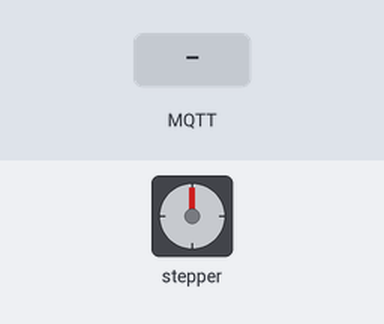
Bench run of a sketch on a simulated ESP8266 (NodeMCU). Shown: stepper motor. The inputs (shaded band) are chosen by the test bench. WiFi joins after 1.5 s; servers stay silent unless stated; no MQTT or app messages arrive unless stated; not simulated (calls return 0 or success): arduino_secrets.h; stepper angles assume 2048 steps per turn; what the sketch prints to the serial monitor is not drawn.

Above: at 7.7 s.
7.8 s: MQTT message "5" arrives on the first subscribed topic
At 10.6 s:
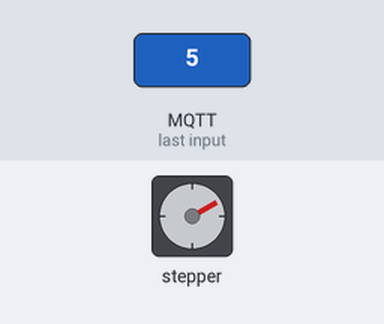
10.8 s: MQTT message "90" arrives on the first subscribed topic
At 13.6 s:
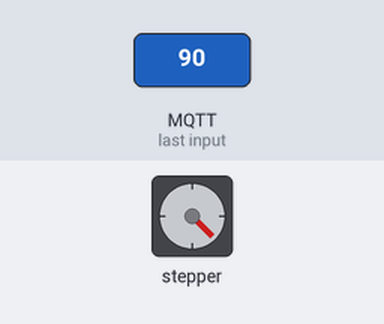
13.8 s: MQTT message "on" arrives on the first subscribed topic
At 14.76 s:
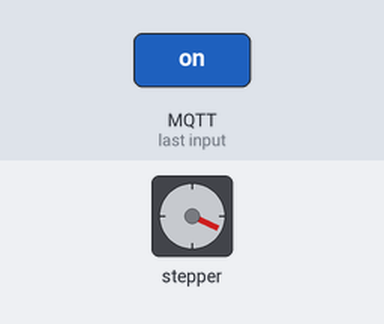
Timing chart, 0 to 18.9 s (numbered marks = the images above; inputs shaded):
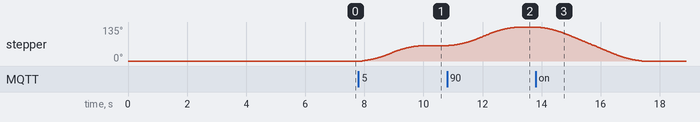

The sketch:

uv_meter.ino
```cpp
#include <SimpleTimer.h>    //https://github.com/marcelloromani/Arduino-SimpleTimer/tree/master/SimpleTimer
#include <ESP8266WiFi.h>    //if you get an error here you need to install the ESP8266 board manager
#include <ESP8266mDNS.h>    //if you get an error here you need to install the ESP8266 board manager
#include <PubSubClient.h>   //https://github.com/knolleary/pubsubclient
#include <ArduinoOTA.h>     //https://github.com/esp8266/Arduino/tree/master/libraries/ArduinoOTA
#include <AccelStepper.h>

/*****************  START USER CONFIG SECTION *********************************/
/*****************  START USER CONFIG SECTION *********************************/
/*****************  START USER CONFIG SECTION *********************************/
/*****************  START USER CONFIG SECTION *********************************/

#include "arduino_secrets.h"

#define USER_MQTT_PORT            1883
#define USER_MQTT_CLIENT_NAME     "UVMeter"         // Used to define MQTT topics, MQTT Client ID, and ArduinoOTA
#define MQTT_SUB_TOPIC            "weather/uv_index"

#define ROTATION_STEPS            771               //Defines the number of steps needed to move to max position
#define MAX_UV_INDEX              11

#define STEPPER_PIN_A1           D5
#define STEPPER_PIN_A2           D6
#define STEPPER_PIN_B1           D7
#define STEPPER_PIN_B2           D8
#define STEPPER_TYPE             4

/*****************  END USER CONFIG SECTION *********************************/
/*****************  END USER CONFIG SECTION *********************************/
/*****************  END USER CONFIG SECTION *********************************/
/*****************  END USER CONFIG SECTION *********************************/
/*****************  END USER CONFIG SECTION *********************************/

WiFiClient espClient;
PubSubClient client(espClient);
SimpleTimer timer;
AccelStepper stepper = AccelStepper(STEPPER_TYPE, STEPPER_PIN_A1, STEPPER_PIN_A2, STEPPER_PIN_B1, STEPPER_PIN_B2);


//Global Variables
char charPayload[50];

const char* ssid = USER_SSID ;
const char* password = USER_PASSWORD ;
const char* mqtt_server = USER_MQTT_SERVER ;
const int mqtt_port = USER_MQTT_PORT ;
const char *mqtt_client_name = USER_MQTT_CLIENT_NAME ;


void setup_wifi() {
  // We start by connecting to a WiFi network
  Serial.println();
  Serial.print("Connecting to ");
  Serial.println(ssid);

  WiFi.begin(ssid, password);

  while (WiFi.status() != WL_CONNECTED) {
    delay(500);
    Serial.print(".");
  }

  Serial.println("");
  Serial.println("WiFi connected");
  Serial.println("IP address: ");
  Serial.println(WiFi.localIP());
}

void reconnect()  {
  int retries = 0;
  while (!client.connected()) {
    if(retries < 150) {
      Serial.print("Attempting MQTT connection...");
      if (client.connect(mqtt_client_name)) {
        Serial.println("connected");
        client.publish("clients/"USER_MQTT_CLIENT_NAME"/checkIn","Reconnected");
        // ... and resubscribe
        client.subscribe(MQTT_SUB_TOPIC);
      }
      else {
        Serial.print("failed, rc=");
        Serial.print(client.state());
        Serial.println(" try again in 5 seconds");
        retries++;
        // Wait 5 seconds before retrying
        delay(5000);
      }
    }
    if(retries > 149) {
    ESP.restart();
    }
  }
}

void callback(char* topic, byte* payload, unsigned int length) {
  Serial.print("Message arrived [");
  String newTopic = topic;
  Serial.print(topic);
  Serial.print("] ");
  payload[length] = '\0';
  String newPayload = String((char *)payload);
  int intPayload = newPayload.toInt();
  Serial.println(newPayload);
  Serial.println();
  newPayload.toCharArray(charPayload, newPayload.length() + 1);
  if (newTopic == MQTT_SUB_TOPIC) {
      int newPosition = map(constrain(intPayload, 0, MAX_UV_INDEX), 0, MAX_UV_INDEX, 0, ROTATION_STEPS);
      Serial.println("Moving");
      Serial.println(newPosition);
      stepper.enableOutputs();
      stepper.moveTo(newPosition);
  }

}

void checkIn() {
  client.publish("clients/"USER_MQTT_CLIENT_NAME"/checkIn","OK");
}

//Run once setup
void setup() {
  Serial.begin(115200);
  stepper.setMaxSpeed(300);
  stepper.setAcceleration(300.0);
  delay(5000);

  WiFi.mode(WIFI_STA);
  setup_wifi();
  client.setServer(mqtt_server, mqtt_port);
  client.setCallback(callback);
  ArduinoOTA.setHostname(USER_MQTT_CLIENT_NAME);
  ArduinoOTA.begin();
  delay(10);
  //timer.setInterval(90000, checkIn);
}

void loop() {
  if (!client.connected())
  {
    reconnect();
  }
  client.loop();
  ArduinoOTA.handle();
  //timer.run();
  stepper.run();
  if (!stepper.isRunning()) {
    stepper.disableOutputs();
  }
}
```

Measured:
- after the input at 7.8 s, stepper: turns 61° clockwise in 2.0 s, starting after 0.12 s
- after the input at 10.8 s, stepper: turns 74° clockwise in 2.3 s, starting after 0.06 s
- after the input at 13.8 s, stepper: turns 135° counter-clockwise in 3.5 s, starting after 0.08 s
